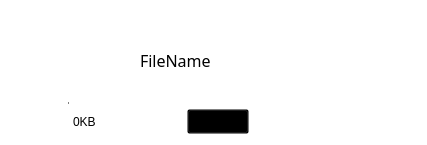
<?xml version="1.0" encoding="UTF-8"?>
<ui version="4.0">
 <class>ItemWidgetFileLeft</class>
 <widget class="QWidget" name="ItemWidgetFileLeft">
  <property name="geometry">
   <rect>
    <x>0</x>
    <y>0</y>
    <width>427</width>
    <height>145</height>
   </rect>
  </property>
  <property name="windowTitle">
   <string>ItemWidgetFileLeft</string>
  </property>
  <property name="styleSheet">
   <string notr="true">QWidget
{
	font-family: &quot;微软雅黑&quot;;
	
	background-color: rgba(0, 0, 0, 0);
}

#frame_2
{	
	border-image: url(:/image/resource/气泡 copy.png);
 	border-top-width:10px;
    border-bottom-width: 10px;

    border-left-width: 10px;
 	border-right-width:10px;

	margin-bottom:-4px;
}

#frame_3
{	
	border-image: url(:/image/resource/气泡 copy.png);
 	border-top-width:10px;
    border-bottom-width:4px;

    border-left-width: 10px;
 	border-right-width:10px;

	margin-top:-10px;
	padding-top:5px;
}

#progressBar
{
	border:none;
	max-height:2px;
	margin-left:5px;
	background-color: rgba(0, 0, 0, 0);
}
QProgressBar::chunk {
      background-color: gray;
  
}

#labelName
{
	color: rgb(144, 144, 144);
}</string>
  </property>
  <layout class="QVBoxLayout" name="verticalLayout_3">
   <property name="spacing">
    <number>2</number>
   </property>
   <property name="topMargin">
    <number>2</number>
   </property>
   <property name="bottomMargin">
    <number>2</number>
   </property>
   <item>
    <widget class="QLabel" name="labelName">
     <property name="font">
      <font>
       <family>微软雅黑</family>
      </font>
     </property>
     <property name="text">
      <string/>
     </property>
     <property name="indent">
      <number>50</number>
     </property>
    </widget>
   </item>
   <item>
    <layout class="QHBoxLayout" name="horizontalLayout">
     <item>
      <layout class="QVBoxLayout" name="verticalLayout">
       <property name="spacing">
        <number>0</number>
       </property>
       <item>
        <widget class="JChat::Label" name="label">
         <property name="minimumSize">
          <size>
           <width>45</width>
           <height>45</height>
          </size>
         </property>
         <property name="maximumSize">
          <size>
           <width>45</width>
           <height>45</height>
          </size>
         </property>
         <property name="text">
          <string/>
         </property>
         <property name="pixmap">
          <pixmap resource="Resource.qrc">:/image/resource/头像60px.png</pixmap>
         </property>
         <property name="scaledContents">
          <bool>true</bool>
         </property>
        </widget>
       </item>
       <item>
        <spacer name="verticalSpacer">
         <property name="orientation">
          <enum>Qt::Vertical</enum>
         </property>
         <property name="sizeType">
          <enum>QSizePolicy::MinimumExpanding</enum>
         </property>
         <property name="sizeHint" stdset="0">
          <size>
           <width>40</width>
           <height>5</height>
          </size>
         </property>
        </spacer>
       </item>
      </layout>
     </item>
     <item>
      <widget class="QFrame" name="frameF">
       <property name="minimumSize">
        <size>
         <width>200</width>
         <height>120</height>
        </size>
       </property>
       <property name="maximumSize">
        <size>
         <width>200</width>
         <height>120</height>
        </size>
       </property>
       <property name="frameShape">
        <enum>QFrame::StyledPanel</enum>
       </property>
       <property name="frameShadow">
        <enum>QFrame::Raised</enum>
       </property>
       <layout class="QVBoxLayout" name="verticalLayout_2">
        <property name="spacing">
         <number>0</number>
        </property>
        <property name="leftMargin">
         <number>0</number>
        </property>
        <property name="topMargin">
         <number>2</number>
        </property>
        <property name="rightMargin">
         <number>2</number>
        </property>
        <property name="bottomMargin">
         <number>2</number>
        </property>
        <item>
         <widget class="QFrame" name="frame_2">
          <property name="frameShape">
           <enum>QFrame::StyledPanel</enum>
          </property>
          <property name="frameShadow">
           <enum>QFrame::Raised</enum>
          </property>
          <layout class="QHBoxLayout" name="horizontalLayout_3">
           <property name="topMargin">
            <number>2</number>
           </property>
           <item>
            <widget class="QLabel" name="labelIcon">
             <property name="minimumSize">
              <size>
               <width>50</width>
               <height>50</height>
              </size>
             </property>
             <property name="maximumSize">
              <size>
               <width>50</width>
               <height>50</height>
              </size>
             </property>
             <property name="text">
              <string/>
             </property>
             <property name="pixmap">
              <pixmap resource="Resource.qrc">:/image/resource/其他.png</pixmap>
             </property>
             <property name="scaledContents">
              <bool>true</bool>
             </property>
            </widget>
           </item>
           <item>
            <widget class="QLabel" name="labelFileName">
             <property name="sizePolicy">
              <sizepolicy hsizetype="Preferred" vsizetype="MinimumExpanding">
               <horstretch>0</horstretch>
               <verstretch>0</verstretch>
              </sizepolicy>
             </property>
             <property name="font">
              <font>
               <family>微软雅黑</family>
               <pointsize>12</pointsize>
              </font>
             </property>
             <property name="text">
              <string>FileName</string>
             </property>
             <property name="alignment">
              <set>Qt::AlignLeading|Qt::AlignLeft|Qt::AlignVCenter</set>
             </property>
            </widget>
           </item>
          </layout>
         </widget>
        </item>
        <item>
         <widget class="QProgressBar" name="progressBar">
          <property name="value">
           <number>1</number>
          </property>
          <property name="textVisible">
           <bool>false</bool>
          </property>
         </widget>
        </item>
        <item>
         <widget class="QFrame" name="frame_3">
          <property name="frameShape">
           <enum>QFrame::StyledPanel</enum>
          </property>
          <property name="frameShadow">
           <enum>QFrame::Raised</enum>
          </property>
          <layout class="QHBoxLayout" name="horizontalLayout_2">
           <property name="leftMargin">
            <number>0</number>
           </property>
           <property name="topMargin">
            <number>0</number>
           </property>
           <property name="rightMargin">
            <number>0</number>
           </property>
           <property name="bottomMargin">
            <number>0</number>
           </property>
           <item>
            <widget class="QLabel" name="labelFileSize">
             <property name="text">
              <string>0KB</string>
             </property>
            </widget>
           </item>
           <item>
            <widget class="QToolButton" name="btnFileAction">
             <property name="enabled">
              <bool>true</bool>
             </property>
             <property name="text">
              <string>下载文件</string>
             </property>
            </widget>
           </item>
          </layout>
         </widget>
        </item>
       </layout>
      </widget>
     </item>
     <item>
      <layout class="QVBoxLayout" name="verticalLayout_4">
       <property name="spacing">
        <number>1</number>
       </property>
       <property name="leftMargin">
        <number>10</number>
       </property>
       <property name="topMargin">
        <number>5</number>
       </property>
       <property name="rightMargin">
        <number>10</number>
       </property>
       <item>
        <spacer name="verticalSpacer_3">
         <property name="orientation">
          <enum>Qt::Vertical</enum>
         </property>
         <property name="sizeHint" stdset="0">
          <size>
           <width>20</width>
           <height>40</height>
          </size>
         </property>
        </spacer>
       </item>
       <item>
        <layout class="QHBoxLayout" name="horizontalLayout_4">
         <item>
          <widget class="QLabel" name="labelStatus">
           <property name="minimumSize">
            <size>
             <width>25</width>
             <height>25</height>
            </size>
           </property>
           <property name="maximumSize">
            <size>
             <width>25</width>
             <height>25</height>
            </size>
           </property>
           <property name="text">
            <string/>
           </property>
           <property name="scaledContents">
            <bool>true</bool>
           </property>
           <property name="alignment">
            <set>Qt::AlignCenter</set>
           </property>
          </widget>
         </item>
         <item>
          <spacer name="horizontalSpacer_2">
           <property name="orientation">
            <enum>Qt::Horizontal</enum>
           </property>
           <property name="sizeType">
            <enum>QSizePolicy::MinimumExpanding</enum>
           </property>
           <property name="sizeHint" stdset="0">
            <size>
             <width>40</width>
             <height>20</height>
            </size>
           </property>
          </spacer>
         </item>
        </layout>
       </item>
       <item>
        <spacer name="verticalSpacer_2">
         <property name="orientation">
          <enum>Qt::Vertical</enum>
         </property>
         <property name="sizeHint" stdset="0">
          <size>
           <width>20</width>
           <height>40</height>
          </size>
         </property>
        </spacer>
       </item>
       <item>
        <widget class="QLabel" name="labelUnread">
         <property name="font">
          <font>
           <family>微软雅黑</family>
          </font>
         </property>
         <property name="text">
          <string/>
         </property>
         <property name="alignment">
          <set>Qt::AlignRight|Qt::AlignTrailing|Qt::AlignVCenter</set>
         </property>
        </widget>
       </item>
      </layout>
     </item>
     <item>
      <spacer name="horizontalSpacer">
       <property name="orientation">
        <enum>Qt::Horizontal</enum>
       </property>
       <property name="sizeType">
        <enum>QSizePolicy::Expanding</enum>
       </property>
       <property name="sizeHint" stdset="0">
        <size>
         <width>115</width>
         <height>20</height>
        </size>
       </property>
      </spacer>
     </item>
    </layout>
   </item>
  </layout>
 </widget>
 <layoutdefault spacing="6" margin="11"/>
 <customwidgets>
  <customwidget>
   <class>JChat::Label</class>
   <extends>QLabel</extends>
   <header>Label.h</header>
  </customwidget>
 </customwidgets>
 <resources>
  <include location="Resource.qrc"/>
 </resources>
 <connections/>
</ui>
